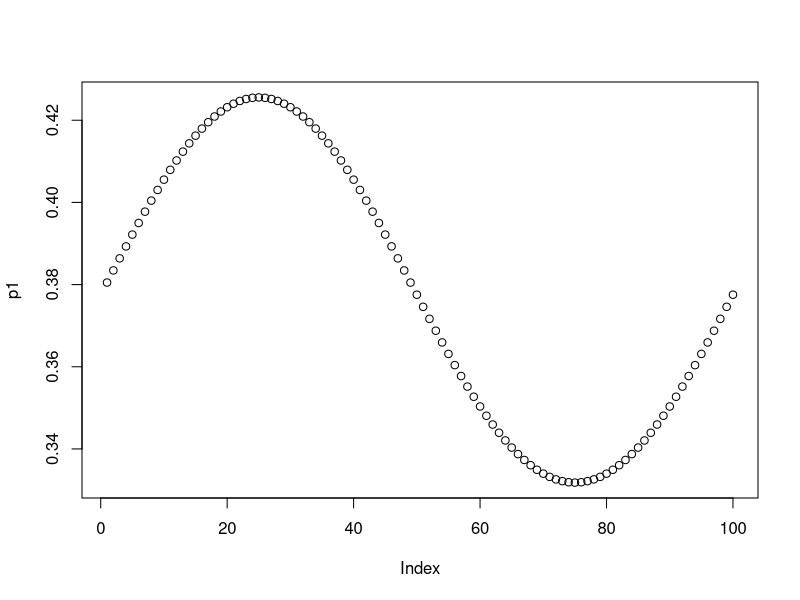
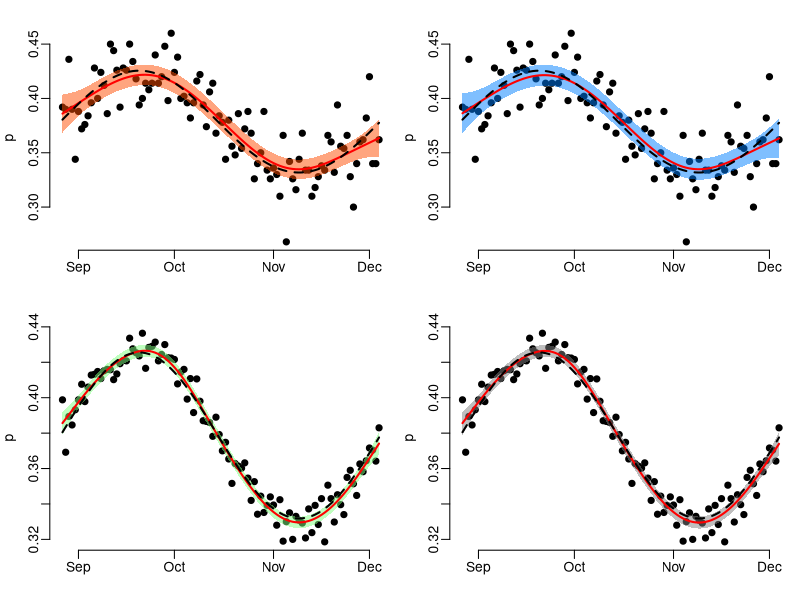

These charts were generated, in order, by the following R code:
library(mgcv)

setwd(here::here(""))
getwd()

cores4 <- c("red", "green4", "blue4", "black")
fill4 <- c(rgb(2:0/2, c(.3,1,.5), 0:2/2, 0.5), gray(0.5,0.5))
xadd <- c(35,10,35,10)

p1 <- plogis(-.5+0.2*sin(2*pi*(1:100/100)))
plot(p1)

a <- data.frame(i = 1:100, y1 = rbinom(100, 500, p1))
a$y2 <- rbinom(100, 5000, p1)
a$n1 <- 500 - a$y1
a$n2 <- 5000 - a$y2
head(a,2)

b1 <- gam(cbind(y1, n1)~s(i),family=binomial,data=a)
b2 <- gam(cbind(y2, n2)~s(i),family=binomial,data=a)
d1 <- gam(p ~ s(i), data=data.frame(p=a$y1/500,i=a$i))
d2 <- gam(p ~ s(i), data=data.frame(p=a$y2/5000,i=a$i))

pFn <- function(fitt, newd, D0) {
    prd <- predict.gam(fitt, newdata = newd,
                       type = "response", se.fit = TRUE)
    prd <- data.frame(Date = D0, fit = prd$fit, se.fit = prd$se.fit)
    prd$low <- prd$fit - 1.96 * prd$se.fit
    prd$upp <- prd$fit + 1.96 * prd$se.fit
    return(prd)
}

Dmax <- Sys.Date()
Dmin <- Dmax-100 

pl <- lapply(list(b1,b2,d1,d2), pFn, newd=data.frame(i=1:100), D0=Dmin+1:100)

par(mfcol = c(2,2), mar = c(3,3,1.5,0.5), mgp = c(2,0.5,0), bty = "n")
for(k in c(1:4)) {
    plot(Dmin+1:100, cbind(a$y1/500, a$y2/5000, a$y1/500, a$y2/5000)[,k],
         pch = 19, xlab = "", ylab = "p")
    polygon(Dmin+c(1:100, 100:1, 1),
            c(pl[[k]]$low, rev(pl[[k]]$upp), pl[[k]]$low[1]),
            col = fill4[k], border = 'transparent')
    lines(Dmin+1:100, pl[[k]]$fit,
          col = cores4[1], lty = 1, lwd = 2)
    lines(Dmin+1:100, p1, lty = 2, lwd = 2)
}
